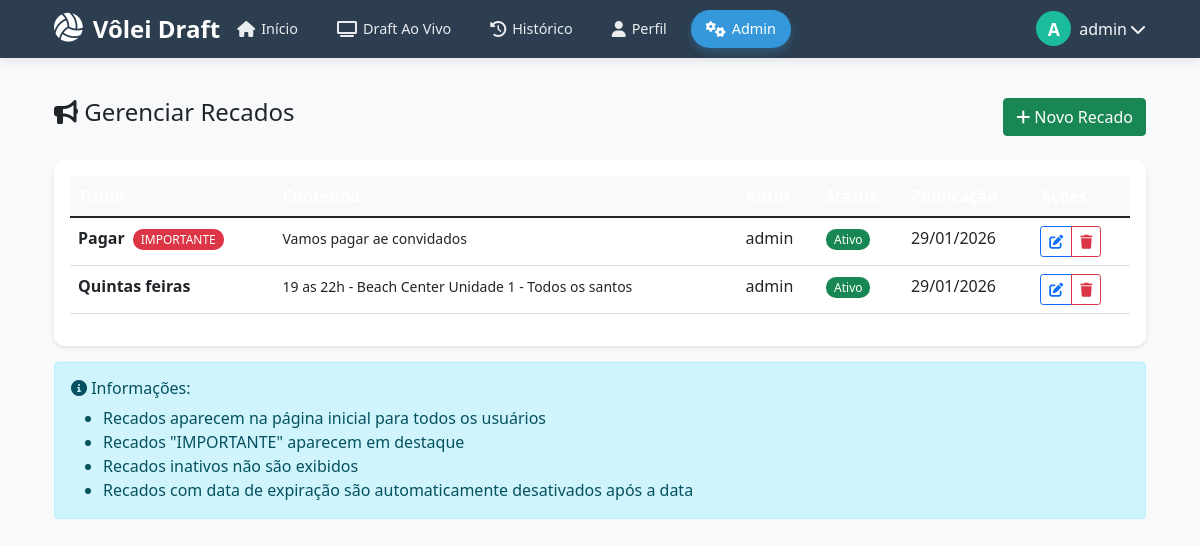
Page /admin/recados (signed in) on the committed database.
### app.py (models this page shows, shortened)
class User(UserMixin, db.Model):
    id = db.Column(db.Integer, primary_key=True)
    username = db.Column(db.String(80), unique=True, nullable=False)
    password = db.Column(db.String(200), nullable=False)
    email = db.Column(db.String(120), unique=True, nullable=True)
    role = db.Column(db.String(20), nullable=False, default='jogador')
    jogador_id = db.Column(db.Integer, db.ForeignKey('jogador.id'))
    created_at = db.Column(db.DateTime, default=datetime.utcnow)
    last_login = db.Column(db.DateTime)
    foto_perfil = db.Column(db.String(200))
    jogador = db.relationship('Jogador', back_populates='user', uselist=False)

class Recado(db.Model):
    id = db.Column(db.Integer, primary_key=True)
    titulo = db.Column(db.String(200), nullable=False)
    conteudo = db.Column(db.Text, nullable=False)
    autor = db.Column(db.String(100), default='Admin')
    importante = db.Column(db.Boolean, default=False)
    data_publicacao = db.Column(db.DateTime, default=datetime.utcnow)
    data_expiracao = db.Column(db.Date)
    ativo = db.Column(db.Boolean, default=True)
    para_todas_semanas = db.Column(db.Boolean, default=True)
    semana_id = db.Column(db.Integer, db.ForeignKey('semana.id'), nullable=True)
    semana = db.relationship('Semana', backref='recados_especificos', foreign_keys=[semana_id])

### app.py (the view)
@app.route('/admin/recados')
@admin_required
def admin_recados():
    recados = Recado.query.order_by(Recado.data_publicacao.desc()).all()
    return render_template('admin/recados.html', recados=recados)

### app.py (called while the page is built)
def admin_required(f):
    @wraps(f)
    def decorated_function(*args, **kwargs):
        if not current_user.is_authenticated or current_user.role != 'admin':
            flash('Acesso restrito a administradores!', 'danger')
            return redirect(url_for('login'))
        return f(*args, **kwargs)
    return decorated_function

@login_manager.user_loader
def load_user(user_id):
    return User.query.get(int(user_id))

@app.before_request
def check_profile_completion():
    if current_user.is_authenticated:
        exempt_routes = ['completar_perfil', 'logout', 'static', 'login']
        if request.endpoint in exempt_routes:
            return
        if current_user.role == 'admin':
            return
        if not current_user.jogador_id:
            if request.endpoint != 'completar_perfil':
                flash('Complete seu perfil de jogador para continuar.', 'info')
                return redirect(url_for('completar_perfil'))

@app.before_request
def verificar_permissao_capitao():
    if current_user.is_authenticated and current_user.jogador:
        if current_user.role == 'capitao' and not current_user.jogador.capitao:
            current_user.role = 'jogador'
            db.session.commit()
            print(f"⚠️ Corrigido: {current_user.username} não é mais capitão")
        elif current_user.jogador.capitao and current_user.role != 'capitao':
            current_user.role = 'capitao'
            db.session.commit()
            print(f"⚠️ Corrigido: {current_user.username} agora é capitão")

def format_date_func(value, format='%d/%m/%Y'):
    if value:
        if isinstance(value, datetime):
            return value.strftime(format)
        elif isinstance(value, date):
            return value.strftime(format)
    return ''

@app.context_processor
def utility_processor():
    return {
        'format_date': format_date_func,
        'get_jogador_nome': get_jogador_nome_func,
        'get_time_nome': get_time_nome_func,
        'get_posicao_display': get_posicao_display_func,
        'get_nivel_display': get_nivel_display_func,
        'calcular_idade': calcular_idade_func,
        'get_semana_atual': get_semana_atual,
        'datetime': datetime,
        'date': date,
        'get_dia_semana': get_dia_semana,
        'get_dia_semana_curto': get_dia_semana_curto,
        'obter_ciclo_das_configuracoes': obter_ciclo_das_configuracoes,
        'obter_jogadores_no_ciclo_atual': obter_jogadores_no_ciclo_atual,
    }

### templates/admin/recados.html (shortened to what this page needs)
{% extends "admin/base.html" %}
{% block admin_content %}
<div class="d-flex justify-content-between align-items-center mb-4">
    <h4>
        <i class="fas fa-bullhorn"></i> Gerenciar Recados
    </h4>
    <a href="{{ url_for('novo_recado') }}" class="btn btn-success">
        <i class="fas fa-plus"></i> Novo Recado
    </a>
</div>
<div class="card">
    <div class="card-body">
        <div class="table-responsive">
            <table class="table table-hover">
                <thead class="table-dark">
                    <tr>
                        <th>Título</th>
                        <th>Conteúdo</th>
                        <th>Autor</th>
                        <th>Status</th>
                        <th>Publicação</th>
                        <th>Ações</th>
                    </tr>
                </thead>
                <tbody>
                    {% for recado in recados %}
                    <tr>
                        <td>
                            <strong>{{ recado.titulo }}</strong>
                            {% if recado.importante %}
                                <span class="badge bg-danger ms-1">IMPORTANTE</span>
                            {% endif %}
                        </td>
                        <td>
                            <small>{{ recado.conteudo|truncate(50) }}</small>
                        </td>
                        <td>{{ recado.autor }}</td>
                        <td>
                            {% if recado.ativo %}
                                <span class="badge bg-success">Ativo</span>
                            {% else %}
                                <span class="badge bg-secondary">Inativo</span>
                            {% endif %}
                        </td>
                        <td>
                            {{ format_date(recado.data_publicacao, '%d/%m/%Y') }}
                        </td>
                        <td>
                            <div class="btn-group btn-group-sm" role="group">
                                <a href="{{ url_for('editar_recado', id=recado.id) }}"
                                   class="btn btn-outline-primary">
                                    <i class="fas fa-edit"></i>
                                </a>
                                <a href="{{ url_for('excluir_recado', id=recado.id) }}"
                                   class="btn btn-outline-danger"
                                   onclick="return confirm('Excluir este recado?')">
                                    <i class="fas fa-trash"></i>
                                </a>
                            </div>
                        </td>
                    </tr>
                    {% endfor %}
                </tbody>
            </table>
        </div>
    </div>
</div>
<div class="alert alert-info mt-3">
    <h6><i class="fas fa-info-circle"></i> Informações:</h6>
    <ul class="mb-0">
        <li>Recados aparecem na página inicial para todos os usuários</li>
        <li>Recados "IMPORTANTE" aparecem em destaque</li>
        <li>Recados inativos não são exibidos</li>
        <li>Recados com data de expiração são automaticamente desativados após a data</li>
    </ul>
</div>
{% endblock %}

### templates/base.html (shortened to what this page needs)
<!DOCTYPE html>
<html lang="pt-BR">
<head>
    <link href="https://cdn.jsdelivr.net/npm/bootstrap@5.3.0/dist/css/bootstrap.min.css" rel="stylesheet">
    <link rel="stylesheet" href="https://cdn.jsdelivr.net/npm/bootstrap-icons@1.10.0/font/bootstrap-icons.css">
    <link href="https://cdn.jsdelivr.net/npm/bootstrap@5.1.3/dist/css/bootstrap.min.css" rel="stylesheet">
    <link rel="stylesheet" href="https://cdnjs.cloudflare.com/ajax/libs/font-awesome/6.0.0/css/all.min.css">
    <link rel="stylesheet" href="{{ url_for('static', filename='css/draft.css') }}">
</head>
<body>
    <nav class="nav-optimized">
        <div class="container">
            <div class="main-nav">
                <a class="nav-brand" href="{{ url_for('index') }}">
                    <i class="fas fa-volleyball-ball"></i>
                    <span>Vôlei Draft</span>
                </a>
                <ul class="nav-links">
                    <li class="nav-link-item">
                        <a class="nav-link {% if request.endpoint == 'index' %}active{% endif %}"
                        href="{{ url_for('index') }}">
                            <i class="fas fa-home"></i>
                            <span>Início</span>
                        </a>
                    </li>
                    <li class="nav-link-item">
                        <a class="nav-link {% if request.endpoint == 'draft_publico' %}active{% endif %}"
                        href="{{ url_for('draft_publico') }}">
                            <i class="fas fa-tv"></i>
                            <span>Draft Ao Vivo</span>
                        </a>
                    </li>
                    <li class="nav-link-item">
                        <a class="nav-link {% if request.endpoint == 'ver_times' %}active{% endif %}"
                        href="{{ url_for('ver_times') }}">
                            <i class="fas fa-history"></i>
                            <span>Histórico</span>
                        </a>
                    </li>
                    {% if current_user.is_authenticated %}
                    <li class="nav-link-item">
                        <a class="nav-link {% if request.endpoint == 'perfil' %}active{% endif %}"
                        href="{{ url_for('perfil') }}">
                            <i class="fas fa-user"></i>
                            <span>Perfil</span>
                        </a>
                    </li>
                    {% endif %}
                    {% if current_user.is_authenticated and current_user.role == 'admin' %}
                    <li class="nav-link-item">
                        <a class="nav-link {% if 'admin_' in request.endpoint %}active{% endif %}"
                        href="{{ url_for('admin_dashboard') }}">
                            <i class="fas fa-cogs"></i>
                            <span>Admin</span>
                        </a>
                    </li>
                    {% endif %}
                </ul>
                <div class="user-menu">
                    {% if current_user.is_authenticated %}
                    <div class="dropdown">
                        <button class="btn btn-link text-light p-0 d-flex align-items-center"
                                type="button"
                                id="userDropdown"
                                data-bs-toggle="dropdown"
                                aria-expanded="false"
                                style="text-decoration: none;">
                            {% if current_user.jogador and current_user.jogador.foto_perfil %}
                            <div class="me-2" title="{{ current_user.username }}">
                                <img src="{{ current_user.jogador.foto_perfil }}"
                                    alt="{{ current_user.username }}"
                                    style="width: 35px; height: 35px; border-radius: 50%; object-fit: cover; border: 2px solid rgba(255,255,255,0.3);">
                            </div>
                            {% else %}
                            <div class="user-avatar me-2" title="{{ current_user.username }}">
                                {{ current_user.username[0]|upper }}
                            </div>
                            {% endif %}
                            <span class="d-none d-md-inline me-1">{{ current_user.username }}</span>
                            <i class="fas fa-chevron-down"></i>
                        </button>
                    </div>
                    {% endif %}
                </div>
            </div>
        </div>
    </nav>
    <main class="container py-4">
        {% block content %}{% endblock %}
    </main>
</body>
</html>

### rows in the picture
User: username "A", username "admin"
Recado: titulo "Pagar", importante "IMPORTANTE", conteudo "Vamos pagar ae convidados", autor "admin", ativo "Ativo", data_publicacao "29/01/2026"
Recado: titulo "Quintas feiras", conteudo "19 as 22h - Beach Center Unidade 1 - Todos os santos", autor "admin", ativo "Ativo", data_publicacao "29/01/2026"
